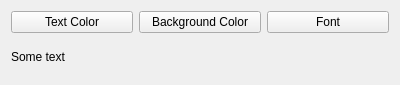
<?xml version="1.0" encoding="UTF-8"?>
<ui version="4.0">
 <class>Widget</class>
 <widget class="QWidget" name="Widget">
  <property name="geometry">
   <rect>
    <x>0</x>
    <y>0</y>
    <width>400</width>
    <height>85</height>
   </rect>
  </property>
  <property name="windowTitle">
   <string>Form</string>
  </property>
  <layout class="QVBoxLayout" name="verticalLayout">
   <item>
    <layout class="QHBoxLayout" name="horizontalLayout">
     <item>
      <widget class="QPushButton" name="text_color_button">
       <property name="text">
        <string>Text Color</string>
       </property>
      </widget>
     </item>
     <item>
      <widget class="QPushButton" name="background_color_button">
       <property name="text">
        <string>Background Color</string>
       </property>
      </widget>
     </item>
     <item>
      <widget class="QPushButton" name="font_button">
       <property name="text">
        <string>Font</string>
       </property>
      </widget>
     </item>
    </layout>
   </item>
   <item>
    <widget class="QLabel" name="label">
     <property name="text">
      <string>Some text</string>
     </property>
    </widget>
   </item>
  </layout>
 </widget>
 <resources/>
 <connections/>
</ui>
